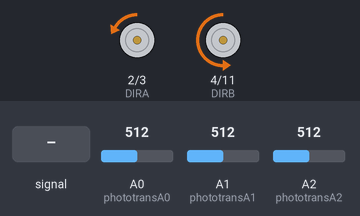
This sketch was run on a simulated Arduino Uno, built with avr-gcc and run on an emulated ATmega328P. Shown: direction and speed pins drawn as motors (green arrow = direction pin HIGH = forward, orange = LOW = backward, longer = more drive). The test bench sets the inputs (shaded band); at power-on: A0 (phototransA0) = 512, A2 (phototransA2) = 512, A1 (phototransA1) = 512.

Above: at 1.2 s.
1.3 s: A0 (phototransA0) fed a 200 Hz sine of ±460 counts around its level
At 2.5 s:
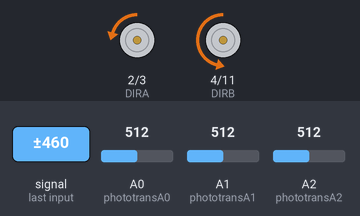
2.8 s: A0 (phototransA0) set to 65
At 4.0 s:
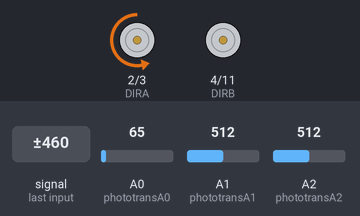
4.3 s: A2 (phototransA2) set to 79
5.8 s: A2 (phototransA2) set to 69
At 6.2 s:
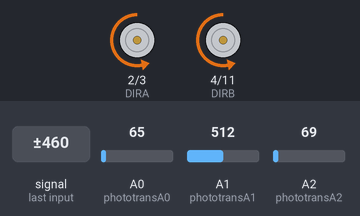
7.3 s: A0 (phototransA0) set to 80
At 8.5 s:
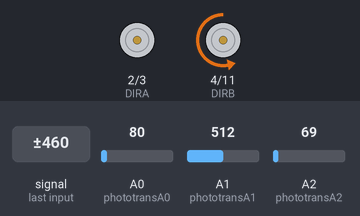
8.8 s: A0 (phototransA0) set to 0
At 9.7 s:
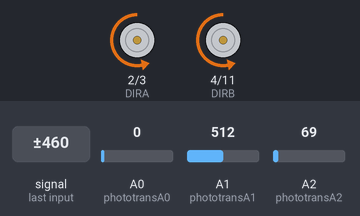
Timing chart, 0 to 11.3 s (numbered marks = the images above; inputs shaded):
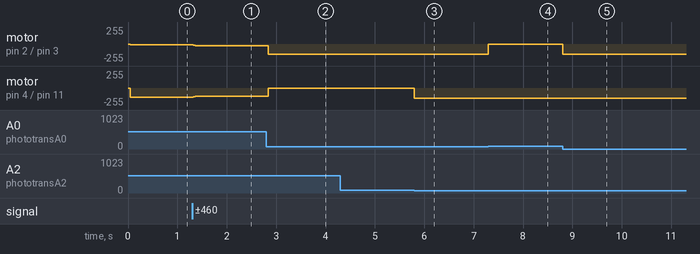

Measured:
- the behaviour switches between 75 and 74 on A2 (phototransA2) (found by bisection; images 2 and 3)
- the behaviour switches between 75 and 76 on A0 (phototransA0) (found by bisection; images 3 and 4)
- after the input at 1.3 s, motor on pin 2 (DIRA) / pin 3 (PWMA): backward 11/255 → backward 25/255 at once; motor on pin 4 (DIRB) / pin 11 (PWMB): backward 139/255 → backward 124/255 at once
- after the input at 2.8 s, motor on pin 2 (DIRA) / pin 3 (PWMA): backward 25/255 → backward 150/255 at once; motor on pin 4 (DIRB) / pin 11 (PWMB): backward 124/255 → stopped at once
- after the input at 4.3 s, every drawn part: stays the same
- after the input at 5.8 s, motor on pin 4 (DIRB) / pin 11 (PWMB): stopped → backward 150/255 at once
- after the input at 7.3 s, motor on pin 2 (DIRA) / pin 3 (PWMA): backward 150/255 → stopped at once
- after the input at 8.8 s, motor on pin 2 (DIRA) / pin 3 (PWMA): stopped → backward 150/255 at once

The sketch:

fast_line_follow.ino
```cpp
/*
Utilizing Ardumoto example code for the setupArdumoto and stopArdumoto functions as well as ardumoto pin assignments
void Loop structure and setupIR function are both my creation
*/
// Initialize variables,

//sets IR variables equal to analog 4 and analog 5
int phototransA0 = A0; /* left sensor A0 */
int phototransA1 =  A1; /* middle sensor A1 */
int phototransA2 = A2; /* right sensor A2 */

// creates left_sensor_value, middle_sensor_value, and right_sensor_value to be used in loop statement
int left_sensor_value;
int middle_sensor_value;
int right_sensor_value;


// Clockwise and counter-clockwise definitions for motors.

#define FORWARD  0
#define REVERSE 1

// Motor definitions
#define MOTOR_A 0
#define MOTOR_B 1

// Pin Assignments //
//Default pins:
#define DIRA 2 // Direction control for motor A
#define PWMA 3  // PWM control (speed) for motor A
#define DIRB 4 // Direction control for motor B
#define PWMB 11 // PWM control (speed) for motor B


void setup()
{
  setupArdumoto(); // Sets motor pins as outputs
  setupIR(); //setups pins for IR as inputs

}

void loop()
{

  // sets left sensor and right sensor values equal to analog inputs from the phototrans variables (left sensor is in A4 slot, right sensor in A5)
  left_sensor_value = analogRead(phototransA0);
  middle_sensor_value = analogRead(phototransA1);
  right_sensor_value = analogRead(phototransA2);


//Straightline code

  if(left_sensor_value <75 && right_sensor_value <75 && middle_sensor_value >75)
  {
    driveArdumoto(MOTOR_B, FORWARD, 150);
    driveArdumoto(MOTOR_A, FORWARD, 150);

   }

// Right detects black code

  if (right_sensor_value > 75)
  {
    driveArdumoto(MOTOR_A, FORWARD, 150);
    driveArdumoto(MOTOR_B, FORWARD, 0);

    }

//Left detects black code

  if (left_sensor_value > 75)
   {
    driveArdumoto(MOTOR_A, FORWARD, 0);
    driveArdumoto(MOTOR_B, FORWARD, 150);

   }

}

// driveArdumoto drives 'motor' in 'dir' direction at 'spd' speed
void driveArdumoto(byte motor, byte dir, byte spd)
{
  if (motor == MOTOR_A)
  {
    digitalWrite(DIRA, dir);
    analogWrite(PWMA, spd);
  }
  else if (motor == MOTOR_B)
  {
    digitalWrite(DIRB, dir);
    analogWrite(PWMB, spd);
  }
}
// setupArdumoto initialize all pins
void setupArdumoto()
{
  // All pins should be setup as outputs:
  pinMode(PWMA, OUTPUT);
  pinMode(PWMB, OUTPUT);
  pinMode(DIRA, OUTPUT);
  pinMode(DIRB, OUTPUT);

  // Initialize all pins as low:
  digitalWrite(PWMA, LOW);
  digitalWrite(PWMB, LOW);
  digitalWrite(DIRA, LOW);
  digitalWrite(DIRB, LOW);
}
void stopArdumoto(byte motor)
{
  driveArdumoto(motor, 0, 0);
}

void setupIR()
{

pinMode(phototransA0, INPUT);
pinMode(phototransA1, INPUT);
pinMode(phototransA2, INPUT);

}
```
